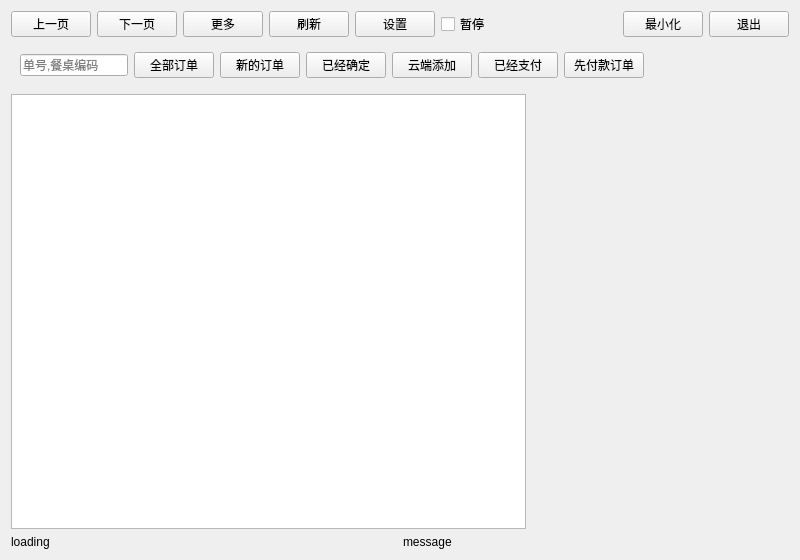
<?xml version="1.0" encoding="UTF-8"?>
<ui version="4.0">
 <class>w_scr_dish_main_qr_code_over_view</class>
 <widget class="QWidget" name="w_scr_dish_main_qr_code_over_view">
  <property name="geometry">
   <rect>
    <x>0</x>
    <y>0</y>
    <width>800</width>
    <height>560</height>
   </rect>
  </property>
  <property name="windowTitle">
   <string>Dialog</string>
  </property>
  <layout class="QVBoxLayout" name="verticalLayout">
   <item>
    <layout class="QHBoxLayout" name="horizontalLayout">
     <item>
      <widget class="lds_toolbar_button" name="pushButton_up">
       <property name="text">
        <string>上一页</string>
       </property>
       <property name="outer_stylesheet" stdset="0">
        <string>pushbutton</string>
       </property>
      </widget>
     </item>
     <item>
      <widget class="lds_toolbar_button" name="pushButton_down">
       <property name="text">
        <string>下一页</string>
       </property>
       <property name="outer_stylesheet" stdset="0">
        <string>pushbutton</string>
       </property>
      </widget>
     </item>
     <item>
      <widget class="lds_toolbar_button" name="pushButton_more">
       <property name="text">
        <string>更多</string>
       </property>
       <property name="outer_stylesheet" stdset="0">
        <string>pushbutton</string>
       </property>
      </widget>
     </item>
     <item>
      <widget class="lds_toolbar_button" name="pushButton_refresh">
       <property name="text">
        <string>刷新</string>
       </property>
       <property name="outer_stylesheet" stdset="0">
        <string>pushbutton</string>
       </property>
      </widget>
     </item>
     <item>
      <widget class="lds_toolbar_button" name="pushButton_set">
       <property name="text">
        <string>设置</string>
       </property>
       <property name="outer_stylesheet" stdset="0">
        <string>pushbutton</string>
       </property>
      </widget>
     </item>
     <item>
      <widget class="QCheckBox" name="checkBox">
       <property name="text">
        <string>暂停</string>
       </property>
      </widget>
     </item>
     <item>
      <spacer name="horizontalSpacer">
       <property name="orientation">
        <enum>Qt::Horizontal</enum>
       </property>
       <property name="sizeHint" stdset="0">
        <size>
         <width>40</width>
         <height>20</height>
        </size>
       </property>
      </spacer>
     </item>
     <item>
      <widget class="lds_toolbar_button" name="pushButton_min">
       <property name="text">
        <string>最小化</string>
       </property>
       <property name="outer_stylesheet" stdset="0">
        <string>pushbutton</string>
       </property>
      </widget>
     </item>
     <item>
      <widget class="lds_toolbar_button" name="pushButton_exit">
       <property name="text">
        <string>退出</string>
       </property>
       <property name="outer_stylesheet" stdset="0">
        <string>pushbutton</string>
       </property>
      </widget>
     </item>
    </layout>
   </item>
   <item>
    <widget class="QWidget" name="widget_ctrl" native="true">
     <layout class="QHBoxLayout" name="horizontalLayout_2" stretch="0,0,0,0,0,0,0,1">
      <item>
       <widget class="QLineEdit" name="lineEdit_sn_tableNo">
        <property name="placeholderText">
         <string>单号,餐桌编码</string>
        </property>
       </widget>
      </item>
      <item>
       <widget class="lds_toolbar_button" name="pushButton_bill_all">
        <property name="text">
         <string>全部订单</string>
        </property>
        <property name="checkable">
         <bool>true</bool>
        </property>
        <property name="outer_stylesheet" stdset="0">
         <string>pushbutton_dish</string>
        </property>
       </widget>
      </item>
      <item>
       <widget class="lds_toolbar_button" name="pushButton_bill_new">
        <property name="text">
         <string>新的订单</string>
        </property>
        <property name="checkable">
         <bool>true</bool>
        </property>
        <property name="outer_stylesheet" stdset="0">
         <string>pushbutton_dish</string>
        </property>
       </widget>
      </item>
      <item>
       <widget class="lds_toolbar_button" name="pushButton_bill_rcv">
        <property name="text">
         <string>已经确定</string>
        </property>
        <property name="checkable">
         <bool>true</bool>
        </property>
        <property name="outer_stylesheet" stdset="0">
         <string>pushbutton_dish</string>
        </property>
       </widget>
      </item>
      <item>
       <widget class="lds_toolbar_button" name="pushButton_bill_yun_add_dish">
        <property name="text">
         <string>云端添加</string>
        </property>
        <property name="checkable">
         <bool>true</bool>
        </property>
        <property name="outer_stylesheet" stdset="0">
         <string>pushbutton_dish</string>
        </property>
       </widget>
      </item>
      <item>
       <widget class="lds_toolbar_button" name="pushButton_bill_paid">
        <property name="text">
         <string>已经支付</string>
        </property>
        <property name="checkable">
         <bool>true</bool>
        </property>
        <property name="outer_stylesheet" stdset="0">
         <string>pushbutton_dish</string>
        </property>
       </widget>
      </item>
      <item>
       <widget class="lds_toolbar_button" name="pushButton_bill_quick_order">
        <property name="text">
         <string>先付款订单</string>
        </property>
        <property name="checkable">
         <bool>true</bool>
        </property>
        <property name="outer_stylesheet" stdset="0">
         <string>pushbutton_dish</string>
        </property>
       </widget>
      </item>
      <item>
       <spacer name="horizontalSpacer_2">
        <property name="orientation">
         <enum>Qt::Horizontal</enum>
        </property>
        <property name="sizeHint" stdset="0">
         <size>
          <width>225</width>
          <height>27</height>
         </size>
        </property>
       </spacer>
      </item>
     </layout>
    </widget>
   </item>
   <item>
    <layout class="QHBoxLayout" name="horizontalLayout_3" stretch="2,1">
     <item>
      <widget class="lds_tableView" name="tableView"/>
     </item>
     <item>
      <widget class="QTableView" name="tableView_record">
       <property name="styleSheet">
        <string notr="true">QTableView{
background:transparent;
selection-background-color: transparent;
}</string>
       </property>
      </widget>
     </item>
    </layout>
   </item>
   <item>
    <layout class="QHBoxLayout" name="horizontalLayout_4">
     <item>
      <widget class="QLabel" name="label_loading">
       <property name="text">
        <string>loading</string>
       </property>
      </widget>
     </item>
     <item>
      <widget class="QLabel" name="label_message">
       <property name="text">
        <string>message</string>
       </property>
      </widget>
     </item>
    </layout>
   </item>
  </layout>
 </widget>
 <customwidgets>
  <customwidget>
   <class>lds_tableView</class>
   <extends>QTableView</extends>
   <header>lds_tableview.h</header>
  </customwidget>
  <customwidget>
   <class>lds_toolbar_button</class>
   <extends>QPushButton</extends>
   <header>lds_toolbar_button.h</header>
  </customwidget>
 </customwidgets>
 <tabstops>
  <tabstop>pushButton_min</tabstop>
  <tabstop>tableView</tabstop>
 </tabstops>
 <resources/>
 <connections/>
</ui>
